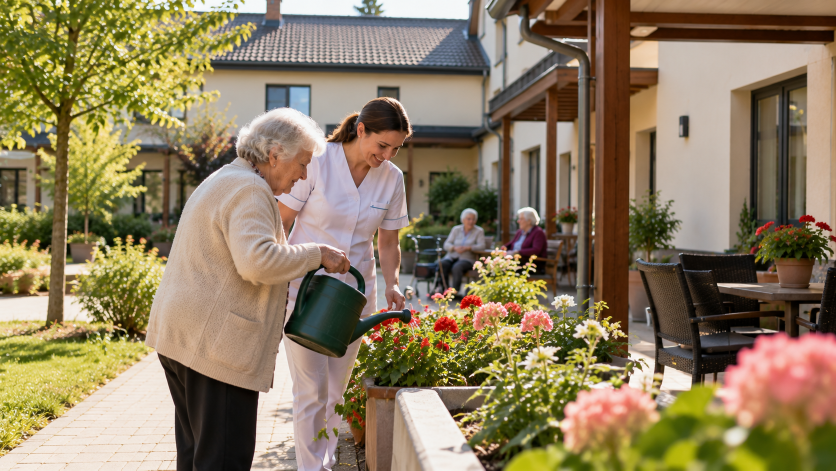
#> input picture images/Gondoskodás a virágos kertben.png, 1672 x 941 px, found by its file name (shown at 1/2 size); its folder holds 6 pictures in this run
$ python batch.py
#> lines starting #> are read from the running program, lines starting #| are printed output that depends on the picture
import os, re
from PIL import Image
os.chdir(r"D:\Letolt\liget")
R = "assets/img/rezidencia/"

def conv(src, dst, w, q=74):
#> called with src = 'Gondoskodás a virágos kertben.png', dst = 'viragoskert.jpg', w = 1400, q = 74
    im = Image.open("images/" + src).convert("RGB")
#> im is the input picture: PIL image 1672x941 RGB; mean R, G, B 141.5, 125, 94.9
    im = im.resize((w, round(im.height * w / im.width)), Image.LANCZOS)
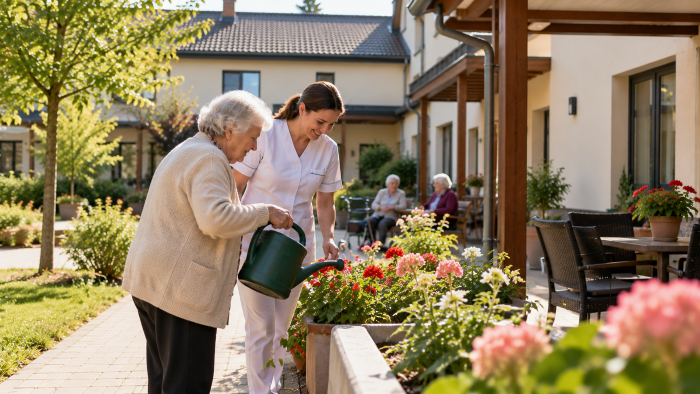
#> im: PIL image 1400x788 RGB (shown at 1/2 size); mean R, G, B 141.5, 125, 94.9
    im.save(R + dst, "JPEG", quality=q, optimize=True, progressive=True)
    return im.size
SZ = {
    "viragoskert": conv("Gondoskodás a virágos kertben.png", "viragoskert.jpg", 1400),
    "sutes": conv("Közös sütés a gondozóotthonban.png", "sutes.jpg", 1400),
    "sakk": conv("Idős férfiak sakkpartija egy otthonos társalgóban.png", "sakk.jpg", 1400),
    "album": conv("Meghitt emlékek a fotóalbumban.png", "album.jpg", 1000),
}
#> call 2 of conv, with src = 'Közös sütés a gondozóotthonban.png', dst = 'sutes.jpg', w = 1400, q = 74
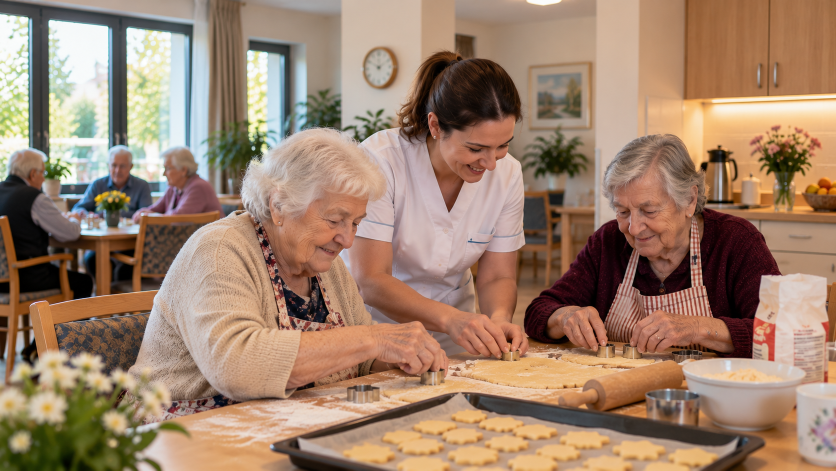
#> input picture images/Közös sütés a gondozóotthonban.png, 1672 x 941 px, found by its file name (shown at 1/2 size)
#> in conv, im is the input picture: PIL image 1672x941 RGB; mean R, G, B 158.9, 130.3, 108.7
#> (the run stopped early here; a loop or call above may not have finished)
